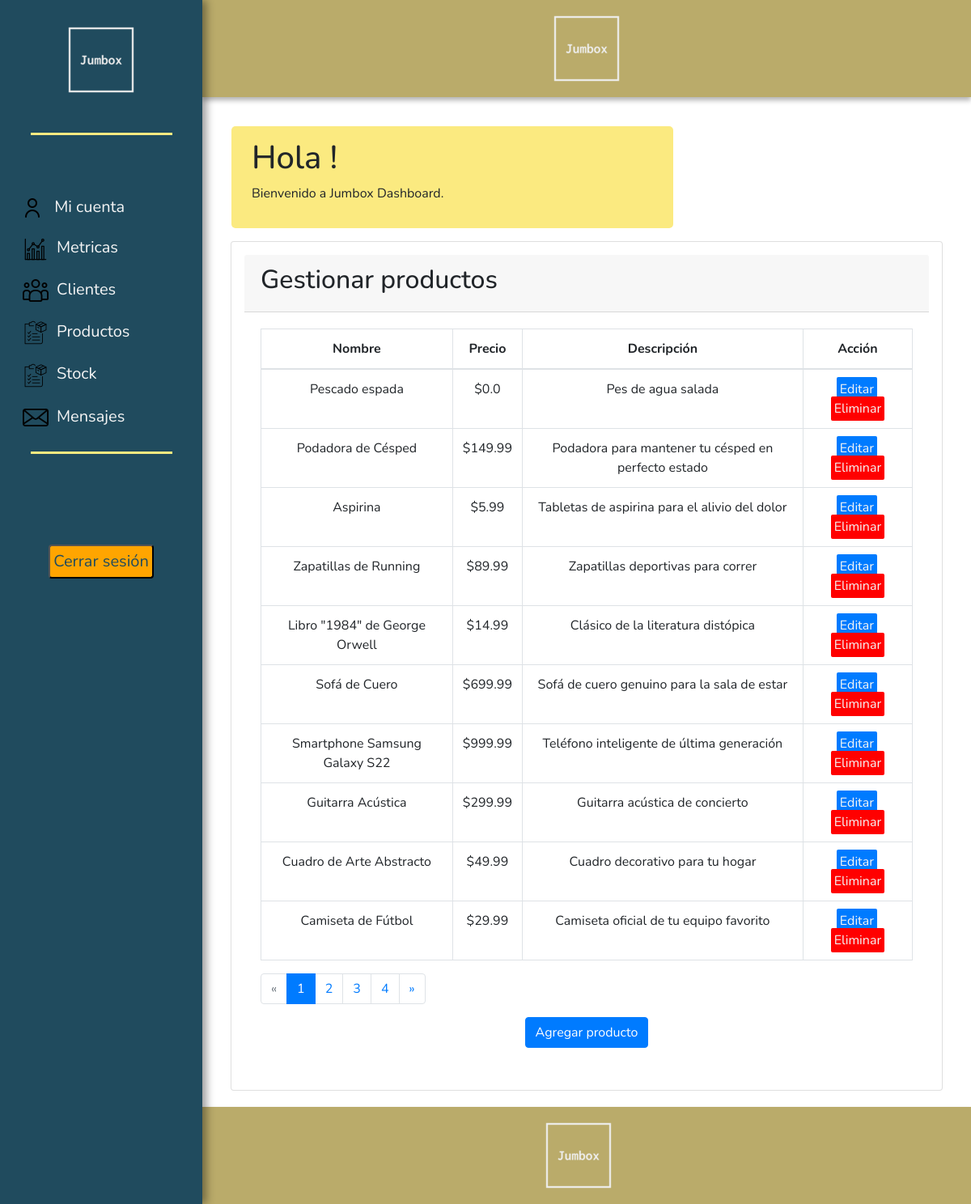
Before: /admin_dashboard with the older database file.
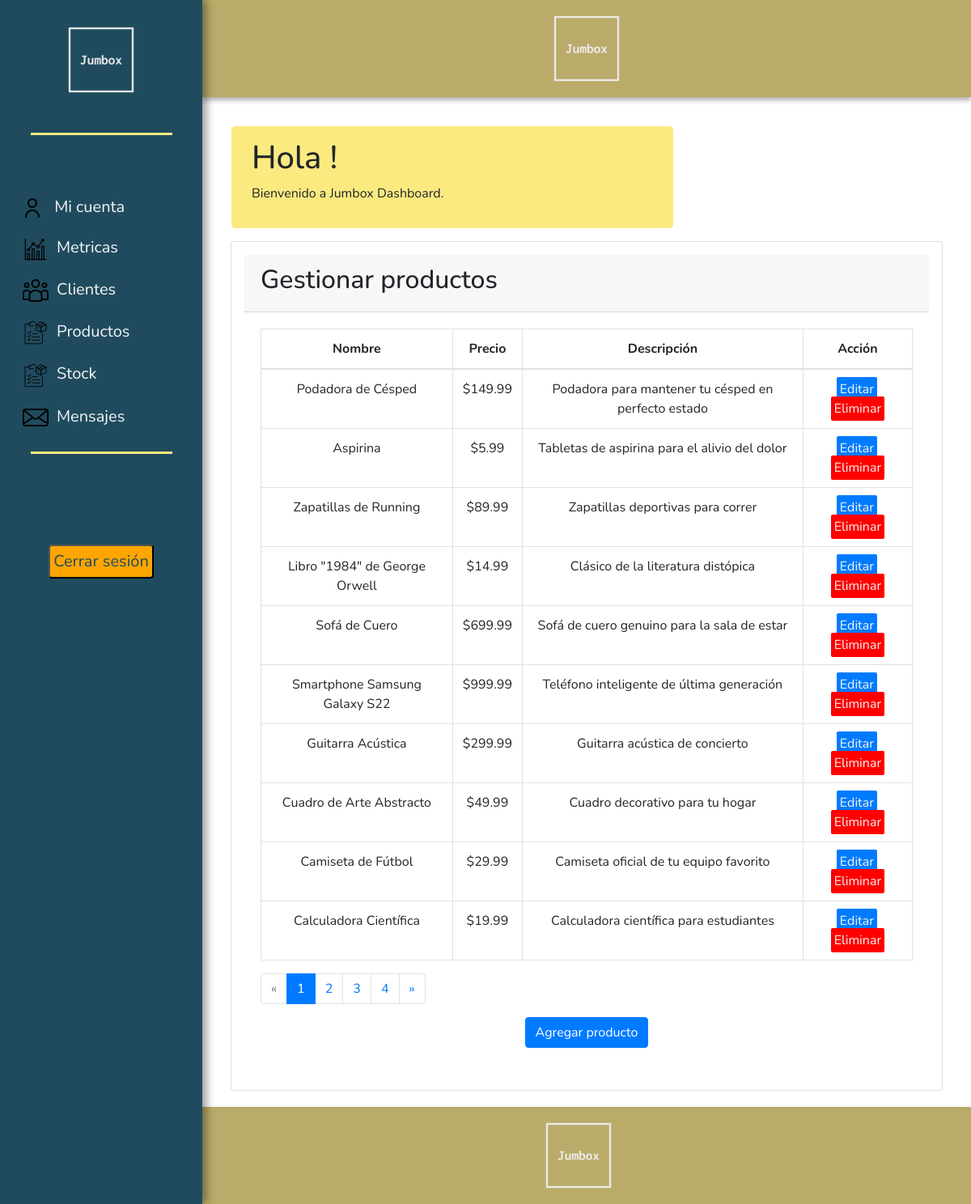
After: the same page with the newer database file.
### tables this page shows
CREATE TABLE producto (
    id_producto INTEGER PRIMARY KEY AUTOINCREMENT,
    nombre TEXT NOT NULL,
    descripcion TEXT,
    precio REAL NOT NULL,
    categoria_id INTEGER NOT NULL,

    FOREIGN KEY (categoria_id) REFERENCES categoria_producto (id_categoria_producto)
);

### app.py (the view)
@app.route('/admin_dashboard')
def admin_dashboard():
    conn = sqlite3.connect('jumbox.db')
    cursor = conn.cursor()
    cursor.execute("SELECT nombre, precio, descripcion, id_producto, categoria_id FROM producto")
    productos = cursor.fetchall()
    conn.close()
    page, per_page, offset = get_page_args(page_parameter='page', per_page_parameter='per_page')
    total = len(productos)
    pagination = Pagination(page=page, per_page=per_page, total=total, css_framework='bootstrap4')
    productos_paginados = productos[offset: offset + per_page]
    return render_template('admin_dashboard.html', productos=productos_paginados, pagination=pagination)

### templates/admin_dashboard.html
{% extends 'base.html' %}
{% block body %}
    <div class="content ">
        <div class="m-3 cartel-bienvenido">
            <h1>Hola {{nombre}}!</h1>
            <p>Bienvenido a Jumbox Dashboard.</p>
        </div>
        <main class="container">
            <div class="card p-3 gestionar-productos">
                <div class="card-header">
                    <h2>Gestionar productos</h2>
                </div>
                <div class="card-body text-center">
                    <table class="table table-bordered">
                        <thead>
                            <tr>
                                <th>Nombre</th>
                                <th>Precio</th>
                                <th>Descripción</th>
                                <th>Acción</th>
                            </tr>
                        </thead>
                            <tbody>
                            {% for producto in productos %}
                                <tr>
                                    <td>{{ producto[0] }}</td>
                                    <td>${{ producto[1] }}</td>
                                    <td>{{ producto[2] }}</td>
                                    <td>
                                        <a href="/editar_producto/{{ producto[3] }}" class="bg-primary editar" data-id="{{ producto[3] }}">Editar</a>
                                        <a href="/eliminar_producto/{{ producto[3] }}" class="eliminar" data-id="{{ producto[3] }}">Eliminar</a>
                                    </td>
                                </tr>
                            {% endfor %}
                            </tbody>
                    </table>
                    <div class="pagination">
                        {{ pagination.links }}
                    </div>
                    <a href="{{ url_for('agregar_producto') }}" class="btn btn-primary mb-3">Agregar producto</a>
                </div>
            </div>
        </main>
    </div>
{% endblock %}

### templates/base.html (shortened to what this page needs)
<!DOCTYPE html>
<html lang="en">
<head>
    <link rel="stylesheet" href="https://cdn.jsdelivr.net/npm/bootstrap@4.3.1/dist/css/bootstrap.min.css">
    <link rel="stylesheet" href="/static/styles/styles.css">
</head>
<body>
    <header>
        <img src="/static/img/logo_blanco_grande.png" alt="Logo de Jumbox">
    </header>
    <div class="sidebar">
        <div class="p-4 text-center">
            <img src="/static/img/logo_blanco_grande.png" alt="Logo de Jumbox">
        </div>
        <hr class="linea-divisora">
        <ul class="pt-5 opciones-sidebar">
            <li><a href="#"><img src="/static/img/usuario.png" alt="Imagen Gestionar Cuenta"> Mi cuenta</a></li>
            <li><a href="#"><img src="/static/img/metricas.png" alt="Imagen Ver Metricas">Metricas</a></li>
            <li><a href="#"><img src="/static/img/cliente.png" alt="Imagen Clientes">Clientes</a></li>
            <li><a href="#"><img src="/static/img/productos.png" alt="Imagen Productos">Productos</a></li>
            <li><a href="#"><img src="/static/img/productos.png" alt="Imagen Stock">Stock</a></li>
            <li><a href="#"><img src="/static/img/mensaje.png" alt="Imagen de Enviar Mensaje">Mensajes</a></li>
            <hr class="linea-divisora pt-5 pb-5">
            <div class="container text-center">
                <button class="boton">Cerrar sesión</button>
            </div>
        </ul>
    </div>
    {% block body %}
    {% endblock %}
    <footer>
        <img src="/static/img/logo_blanco_grande.png" alt="Logo de Jumbox">
    </footer>
</body>
</html>

### static/styles/styles.css (style rules this page uses)
* { font-family: 'Nunito', sans-serif; }
html, body { height: 100%; margin: 0; padding: 0; }
header, footer { display: flex; justify-content: space-between; text-align: center; align-items: center; background-color: #baab6a; padding: 60px; margin-left: 250px; font-size: 15px; height: 110px; color: #000; box-shadow: 0 4px 6px rgba(0, 0, 0, 0.3); }
footer { margin-top: auto; }
footer img { margin-right: 20px; }
li img { margin-left: 18px; margin-right: 10px; }
.sidebar { width: 250px; height: 100%; background-color: #204b5e; color: #fff; position: fixed; top: 0; left: 0; overflow-y: auto; box-shadow: 5px 0 10px rgba(0, 0, 0, 0.4); }
.sidebar ul { list-style-type: none; padding: 0; }
.sidebar li { padding: 10px; }
.content { display: flex; flex-direction: column; align-items: flex-start; margin-left: 250px; padding: 20px; }
.cartel-bienvenido { border-radius: 5px; width: 60%; padding-top: 15px; padding-bottom: 15px; padding-left: 25px; background-color: #fbea80; }
.opciones-sidebar li a { font-size: 20px; color: whitesmoke; text-align: start; text-decoration: none; }
.linea-divisora { border-top: 3px solid #fbea80; width: 70%; }
.boton { padding: 4px; font-size: 20px; color: #204b5e; background-color: #FFA500; border-radius: 4px; }
.editar { border-radius: 2px; padding: 4px; margin-right: 2px; color: whitesmoke; font-size: 16px; }
.eliminar { border-radius: 2px; padding: 4px; background-color: red; color: whitesmoke; font-size: 16px; }

Changed rows visible on the page:
removed producto: nombre "Pescado espada", precio "0.0", descripcion "Pes de agua salada"
now on this page (row unchanged): producto: nombre "Calculadora Científica", precio "19.99", descripcion "Calculadora científica para estudiantes"
